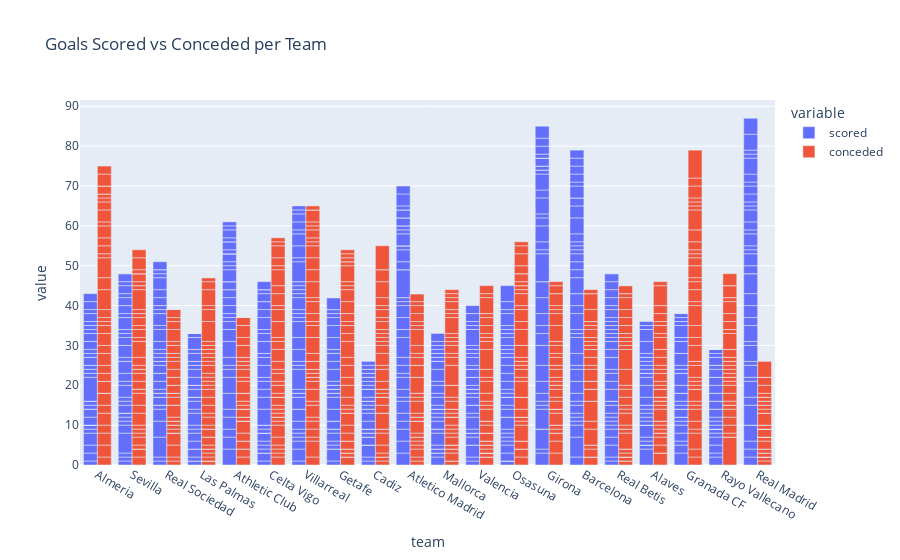

Notebook code for this chart:
### Markdown cell above
El siguiente bloque de código combina los goles marcados y recibidos por cada equipo, tanto en casa como fuera.
Luego genera un gráfico de barras agrupadas que compara los goles anotados frente a los goles encajados por equipo.
En el tooltip se muestra también el rival correspondiente de cada partido.

### Code cell
# Prepara df goles marcados/encajados
home = df_fixtures[['teams.home.name','goals.home','goals.away', 'teams.away.name']].copy()
home.columns = ['team','scored','conceded', 'opponent']
away = df_fixtures[['teams.away.name','goals.away','goals.home', 'teams.home.name']].copy()
away.columns = ['team','scored','conceded', 'opponent']
goals = pd.concat([home, away])

fig = px.bar(goals, x='team', y=['scored','conceded'],
             barmode='group',
             hover_data=['opponent'],
             title="Goals Scored vs Conceded per Team")

fig.show()

### Figure 1 — Plotly figure (JSON) as saved in the notebook; plotly's stock layout.template omitted (floating-point values rounded to 4 significant figures; data arrays with more than 128 entries replaced by an {"elided": "..."} marker saying what was removed)
{"data": [{"alignmentgroup": "True", "customdata": {"elided": "760x1 str values"}, "hovertemplate": "variable=scored<br>team=%{x}<br>value=%{y}<br>opponent=%{customdata[0]}<extra></extra>", "legendgroup": "scored", "marker": {"color": "#636efa", "pattern": {"shape": ""}}, "name": "scored", "offsetgroup": "scored", "orientation": "v", "showlegend": true, "textposition": "auto", "type": "bar", "x": {"elided": "760 str values"}, "xaxis": "x", "y": {"elided": "760 int values"}, "yaxis": "y"}, {"alignmentgroup": "True", "customdata": {"elided": "760x1 str values"}, "hovertemplate": "variable=conceded<br>team=%{x}<br>value=%{y}<br>opponent=%{customdata[0]}<extra></extra>", "legendgroup": "conceded", "marker": {"color": "#EF553B", "pattern": {"shape": ""}}, "name": "conceded", "offsetgroup": "conceded", "orientation": "v", "showlegend": true, "textposition": "auto", "type": "bar", "x": {"elided": "760 str values"}, "xaxis": "x", "y": {"elided": "760 int values"}, "yaxis": "y"}], "layout": {"barmode": "group", "legend": {"title": {"text": "variable"}, "tracegroupgap": 0}, "title": {"text": "Goals Scored vs Conceded per Team"}, "xaxis": {"anchor": "y", "domain": [0, 1], "title": {"text": "team"}}, "yaxis": {"anchor": "x", "domain": [0, 1], "title": {"text": "value"}}}}
